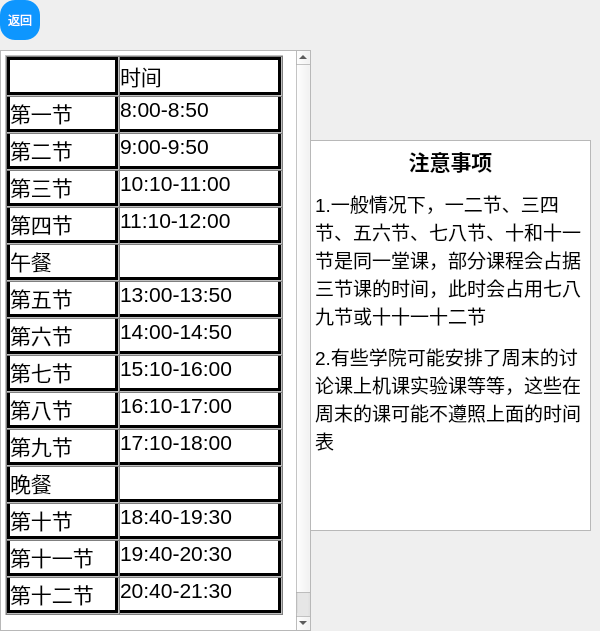
<?xml version="1.0" encoding="UTF-8"?>
<ui version="4.0">
 <class>timeDialog</class>
 <widget class="QDialog" name="timeDialog">
  <property name="geometry">
   <rect>
    <x>0</x>
    <y>0</y>
    <width>600</width>
    <height>631</height>
   </rect>
  </property>
  <property name="windowTitle">
   <string>Dialog</string>
  </property>
  <widget class="QPushButton" name="timepb1">
   <property name="geometry">
    <rect>
     <x>0</x>
     <y>0</y>
     <width>40</width>
     <height>40</height>
    </rect>
   </property>
   <property name="styleSheet">
    <string notr="true">QPushButton
{
    font-family:Microsoft Yahei;
    font:=20px;
    color:white;
    background-color:rgb(14 , 150 , 254);
    border-radius:15px;
    height:20px;
    width:20px;
}

QPushButton:hover
{
    background-color:rgb(44 , 137 , 255);
}

QPushButton:pressed
{
    background-color:rgb(14 , 150 , 254);
    padding-left:3px;
    padding-top:3px;
}</string>
   </property>
   <property name="text">
    <string>返回</string>
   </property>
  </widget>
  <widget class="QTextBrowser" name="textBrowser">
   <property name="geometry">
    <rect>
     <x>0</x>
     <y>50</y>
     <width>311</width>
     <height>581</height>
    </rect>
   </property>
   <property name="styleSheet">
    <string notr="true"/>
   </property>
   <property name="html">
    <string>&lt;!DOCTYPE HTML PUBLIC &quot;-//W3C//DTD HTML 4.0//EN&quot; &quot;http://www.w3.org/TR/REC-html40/strict.dtd&quot;&gt;
&lt;html&gt;&lt;head&gt;&lt;meta name=&quot;qrichtext&quot; content=&quot;1&quot; /&gt;&lt;meta charset=&quot;utf-8&quot; /&gt;&lt;style type=&quot;text/css&quot;&gt;
p, li { white-space: pre-wrap; }
hr { height: 1px; border-width: 0; }
li.unchecked::marker { content: &quot;\2610&quot;; }
li.checked::marker { content: &quot;\2612&quot;; }
&lt;/style&gt;&lt;/head&gt;&lt;body style=&quot; font-family:'Microsoft YaHei UI'; font-size:9pt; font-weight:400; font-style:normal;&quot;&gt;
&lt;table border=&quot;1&quot; style=&quot; margin-top:0px; margin-bottom:0px; margin-left:0px; margin-right:0px; border-collapse:collapse;&quot; cellspacing=&quot;0&quot; cellpadding=&quot;0&quot;&gt;
&lt;tr&gt;
&lt;td width=&quot;111&quot; style=&quot; vertical-align:top; padding-left:0; padding-right:0; padding-top:0; padding-bottom:0; border-top-color:#000000; border-right-color:#000000; border-bottom-color:#000000; border-left-color:#000000; border-top-style:solid; border-right-style:solid; border-bottom-style:solid; border-left-style:solid;&quot;&gt;
&lt;p style=&quot; margin-top:12px; margin-bottom:12px; margin-left:0px; margin-right:0px; -qt-block-indent:0; text-indent:0px;&quot;&gt;&lt;span style=&quot; font-size:16pt;&quot;&gt;  &lt;/span&gt;&lt;/p&gt;&lt;/td&gt;
&lt;td width=&quot;161&quot; style=&quot; vertical-align:top; padding-left:0; padding-right:0; padding-top:0; padding-bottom:0; border-top-color:#000000; border-right-color:#000000; border-bottom-color:#000000; border-left-color:#000000; border-top-style:solid; border-right-style:solid; border-bottom-style:solid;&quot;&gt;
&lt;p style=&quot; margin-top:12px; margin-bottom:12px; margin-left:0px; margin-right:0px; -qt-block-indent:0; text-indent:0px;&quot;&gt;&lt;span style=&quot; font-family:'宋体'; font-size:16pt;&quot;&gt;时间&lt;/span&gt;&lt;span style=&quot; font-size:16pt;&quot;&gt; &lt;/span&gt;&lt;/p&gt;&lt;/td&gt;&lt;/tr&gt;
&lt;tr&gt;
&lt;td style=&quot; vertical-align:top; padding-left:0; padding-right:0; padding-top:0; padding-bottom:0; border-top-color:#000000; border-right-color:#000000; border-bottom-color:#000000; border-left-color:#000000; border-right-style:solid; border-bottom-style:solid; border-left-style:solid;&quot;&gt;
&lt;p style=&quot; margin-top:12px; margin-bottom:12px; margin-left:0px; margin-right:0px; -qt-block-indent:0; text-indent:0px;&quot;&gt;&lt;span style=&quot; font-family:'宋体'; font-size:16pt;&quot;&gt;第一节&lt;/span&gt;&lt;span style=&quot; font-size:16pt;&quot;&gt; &lt;/span&gt;&lt;/p&gt;&lt;/td&gt;
&lt;td style=&quot; vertical-align:top; padding-left:0; padding-right:0; padding-top:0; padding-bottom:0; border-top-color:#000000; border-right-color:#000000; border-bottom-color:#000000; border-left-color:#000000; border-right-style:solid; border-bottom-style:solid;&quot;&gt;
&lt;p style=&quot; margin-top:12px; margin-bottom:12px; margin-left:0px; margin-right:0px; -qt-block-indent:0; text-indent:0px;&quot;&gt;&lt;span style=&quot; font-size:16pt;&quot;&gt;8:00-8:50 &lt;/span&gt;&lt;/p&gt;&lt;/td&gt;&lt;/tr&gt;
&lt;tr&gt;
&lt;td style=&quot; vertical-align:top; padding-left:0; padding-right:0; padding-top:0; padding-bottom:0; border-top-color:#000000; border-right-color:#000000; border-bottom-color:#000000; border-left-color:#000000; border-right-style:solid; border-bottom-style:solid; border-left-style:solid;&quot;&gt;
&lt;p style=&quot; margin-top:12px; margin-bottom:12px; margin-left:0px; margin-right:0px; -qt-block-indent:0; text-indent:0px;&quot;&gt;&lt;span style=&quot; font-family:'宋体'; font-size:16pt;&quot;&gt;第二节&lt;/span&gt;&lt;span style=&quot; font-size:16pt;&quot;&gt; &lt;/span&gt;&lt;/p&gt;&lt;/td&gt;
&lt;td style=&quot; vertical-align:top; padding-left:0; padding-right:0; padding-top:0; padding-bottom:0; border-top-color:#000000; border-right-color:#000000; border-bottom-color:#000000; border-left-color:#000000; border-right-style:solid; border-bottom-style:solid;&quot;&gt;
&lt;p style=&quot; margin-top:12px; margin-bottom:12px; margin-left:0px; margin-right:0px; -qt-block-indent:0; text-indent:0px;&quot;&gt;&lt;span style=&quot; font-size:16pt;&quot;&gt;9:00-9:50 &lt;/span&gt;&lt;/p&gt;&lt;/td&gt;&lt;/tr&gt;
&lt;tr&gt;
&lt;td style=&quot; vertical-align:top; padding-left:0; padding-right:0; padding-top:0; padding-bottom:0; border-top-color:#000000; border-right-color:#000000; border-bottom-color:#000000; border-left-color:#000000; border-right-style:solid; border-bottom-style:solid; border-left-style:solid;&quot;&gt;
&lt;p style=&quot; margin-top:12px; margin-bottom:12px; margin-left:0px; margin-right:0px; -qt-block-indent:0; text-indent:0px;&quot;&gt;&lt;span style=&quot; font-family:'宋体'; font-size:16pt;&quot;&gt;第三节&lt;/span&gt;&lt;span style=&quot; font-size:16pt;&quot;&gt; &lt;/span&gt;&lt;/p&gt;&lt;/td&gt;
&lt;td style=&quot; vertical-align:top; padding-left:0; padding-right:0; padding-top:0; padding-bottom:0; border-top-color:#000000; border-right-color:#000000; border-bottom-color:#000000; border-left-color:#000000; border-right-style:solid; border-bottom-style:solid;&quot;&gt;
&lt;p style=&quot; margin-top:12px; margin-bottom:12px; margin-left:0px; margin-right:0px; -qt-block-indent:0; text-indent:0px;&quot;&gt;&lt;span style=&quot; font-size:16pt;&quot;&gt;10:10-11:00 &lt;/span&gt;&lt;/p&gt;&lt;/td&gt;&lt;/tr&gt;
&lt;tr&gt;
&lt;td style=&quot; vertical-align:top; padding-left:0; padding-right:0; padding-top:0; padding-bottom:0; border-top-color:#000000; border-right-color:#000000; border-bottom-color:#000000; border-left-color:#000000; border-right-style:solid; border-bottom-style:solid; border-left-style:solid;&quot;&gt;
&lt;p style=&quot; margin-top:12px; margin-bottom:12px; margin-left:0px; margin-right:0px; -qt-block-indent:0; text-indent:0px;&quot;&gt;&lt;span style=&quot; font-family:'宋体'; font-size:16pt;&quot;&gt;第四节&lt;/span&gt;&lt;span style=&quot; font-size:16pt;&quot;&gt; &lt;/span&gt;&lt;/p&gt;&lt;/td&gt;
&lt;td style=&quot; vertical-align:top; padding-left:0; padding-right:0; padding-top:0; padding-bottom:0; border-top-color:#000000; border-right-color:#000000; border-bottom-color:#000000; border-left-color:#000000; border-right-style:solid; border-bottom-style:solid;&quot;&gt;
&lt;p style=&quot; margin-top:12px; margin-bottom:12px; margin-left:0px; margin-right:0px; -qt-block-indent:0; text-indent:0px;&quot;&gt;&lt;span style=&quot; font-size:16pt;&quot;&gt;11:10-12:00 &lt;/span&gt;&lt;/p&gt;&lt;/td&gt;&lt;/tr&gt;
&lt;tr&gt;
&lt;td style=&quot; vertical-align:top; padding-left:0; padding-right:0; padding-top:0; padding-bottom:0; border-top-color:#000000; border-right-color:#000000; border-bottom-color:#000000; border-left-color:#000000; border-right-style:solid; border-bottom-style:solid; border-left-style:solid;&quot;&gt;
&lt;p style=&quot; margin-top:12px; margin-bottom:12px; margin-left:0px; margin-right:0px; -qt-block-indent:0; text-indent:0px;&quot;&gt;&lt;span style=&quot; font-family:'宋体'; font-size:16pt;&quot;&gt;午餐&lt;/span&gt;&lt;span style=&quot; font-size:16pt;&quot;&gt; &lt;/span&gt;&lt;/p&gt;&lt;/td&gt;
&lt;td style=&quot; vertical-align:top; padding-left:0; padding-right:0; padding-top:0; padding-bottom:0; border-top-color:#000000; border-right-color:#000000; border-bottom-color:#000000; border-left-color:#000000; border-right-style:solid; border-bottom-style:solid;&quot;&gt;
&lt;p style=&quot; margin-top:12px; margin-bottom:12px; margin-left:0px; margin-right:0px; -qt-block-indent:0; text-indent:0px;&quot;&gt;&lt;span style=&quot; font-size:16pt;&quot;&gt;  &lt;/span&gt;&lt;/p&gt;&lt;/td&gt;&lt;/tr&gt;
&lt;tr&gt;
&lt;td style=&quot; vertical-align:top; padding-left:0; padding-right:0; padding-top:0; padding-bottom:0; border-top-color:#000000; border-right-color:#000000; border-bottom-color:#000000; border-left-color:#000000; border-right-style:solid; border-bottom-style:solid; border-left-style:solid;&quot;&gt;
&lt;p style=&quot; margin-top:12px; margin-bottom:12px; margin-left:0px; margin-right:0px; -qt-block-indent:0; text-indent:0px;&quot;&gt;&lt;span style=&quot; font-family:'宋体'; font-size:16pt;&quot;&gt;第五节&lt;/span&gt;&lt;span style=&quot; font-size:16pt;&quot;&gt; &lt;/span&gt;&lt;/p&gt;&lt;/td&gt;
&lt;td style=&quot; vertical-align:top; padding-left:0; padding-right:0; padding-top:0; padding-bottom:0; border-top-color:#000000; border-right-color:#000000; border-bottom-color:#000000; border-left-color:#000000; border-right-style:solid; border-bottom-style:solid;&quot;&gt;
&lt;p style=&quot; margin-top:12px; margin-bottom:12px; margin-left:0px; margin-right:0px; -qt-block-indent:0; text-indent:0px;&quot;&gt;&lt;span style=&quot; font-size:16pt;&quot;&gt;13:00-13:50 &lt;/span&gt;&lt;/p&gt;&lt;/td&gt;&lt;/tr&gt;
&lt;tr&gt;
&lt;td style=&quot; vertical-align:top; padding-left:0; padding-right:0; padding-top:0; padding-bottom:0; border-top-color:#000000; border-right-color:#000000; border-bottom-color:#000000; border-left-color:#000000; border-right-style:solid; border-bottom-style:solid; border-left-style:solid;&quot;&gt;
&lt;p style=&quot; margin-top:12px; margin-bottom:12px; margin-left:0px; margin-right:0px; -qt-block-indent:0; text-indent:0px;&quot;&gt;&lt;span style=&quot; font-family:'宋体'; font-size:16pt;&quot;&gt;第六节&lt;/span&gt;&lt;span style=&quot; font-size:16pt;&quot;&gt; &lt;/span&gt;&lt;/p&gt;&lt;/td&gt;
&lt;td style=&quot; vertical-align:top; padding-left:0; padding-right:0; padding-top:0; padding-bottom:0; border-top-color:#000000; border-right-color:#000000; border-bottom-color:#000000; border-left-color:#000000; border-right-style:solid; border-bottom-style:solid;&quot;&gt;
&lt;p style=&quot; margin-top:12px; margin-bottom:12px; margin-left:0px; margin-right:0px; -qt-block-indent:0; text-indent:0px;&quot;&gt;&lt;span style=&quot; font-size:16pt;&quot;&gt;14:00-14:50 &lt;/span&gt;&lt;/p&gt;&lt;/td&gt;&lt;/tr&gt;
&lt;tr&gt;
&lt;td style=&quot; vertical-align:top; padding-left:0; padding-right:0; padding-top:0; padding-bottom:0; border-top-color:#000000; border-right-color:#000000; border-bottom-color:#000000; border-left-color:#000000; border-right-style:solid; border-bottom-style:solid; border-left-style:solid;&quot;&gt;
&lt;p style=&quot; margin-top:12px; margin-bottom:12px; margin-left:0px; margin-right:0px; -qt-block-indent:0; text-indent:0px;&quot;&gt;&lt;span style=&quot; font-family:'宋体'; font-size:16pt;&quot;&gt;第七节&lt;/span&gt;&lt;span style=&quot; font-size:16pt;&quot;&gt; &lt;/span&gt;&lt;/p&gt;&lt;/td&gt;
&lt;td style=&quot; vertical-align:top; padding-left:0; padding-right:0; padding-top:0; padding-bottom:0; border-top-color:#000000; border-right-color:#000000; border-bottom-color:#000000; border-left-color:#000000; border-right-style:solid; border-bottom-style:solid;&quot;&gt;
&lt;p style=&quot; margin-top:12px; margin-bottom:12px; margin-left:0px; margin-right:0px; -qt-block-indent:0; text-indent:0px;&quot;&gt;&lt;span style=&quot; font-size:16pt;&quot;&gt;15:10-16:00 &lt;/span&gt;&lt;/p&gt;&lt;/td&gt;&lt;/tr&gt;
&lt;tr&gt;
&lt;td style=&quot; vertical-align:top; padding-left:0; padding-right:0; padding-top:0; padding-bottom:0; border-top-color:#000000; border-right-color:#000000; border-bottom-color:#000000; border-left-color:#000000; border-right-style:solid; border-bottom-style:solid; border-left-style:solid;&quot;&gt;
&lt;p style=&quot; margin-top:12px; margin-bottom:12px; margin-left:0px; margin-right:0px; -qt-block-indent:0; text-indent:0px;&quot;&gt;&lt;span style=&quot; font-family:'宋体'; font-size:16pt;&quot;&gt;第八节&lt;/span&gt;&lt;span style=&quot; font-size:16pt;&quot;&gt; &lt;/span&gt;&lt;/p&gt;&lt;/td&gt;
&lt;td style=&quot; vertical-align:top; padding-left:0; padding-right:0; padding-top:0; padding-bottom:0; border-top-color:#000000; border-right-color:#000000; border-bottom-color:#000000; border-left-color:#000000; border-right-style:solid; border-bottom-style:solid;&quot;&gt;
&lt;p style=&quot; margin-top:12px; margin-bottom:12px; margin-left:0px; margin-right:0px; -qt-block-indent:0; text-indent:0px;&quot;&gt;&lt;span style=&quot; font-size:16pt;&quot;&gt;16:10-17:00 &lt;/span&gt;&lt;/p&gt;&lt;/td&gt;&lt;/tr&gt;
&lt;tr&gt;
&lt;td style=&quot; vertical-align:top; padding-left:0; padding-right:0; padding-top:0; padding-bottom:0; border-top-color:#000000; border-right-color:#000000; border-bottom-color:#000000; border-left-color:#000000; border-right-style:solid; border-bottom-style:solid; border-left-style:solid;&quot;&gt;
&lt;p style=&quot; margin-top:12px; margin-bottom:12px; margin-left:0px; margin-right:0px; -qt-block-indent:0; text-indent:0px;&quot;&gt;&lt;span style=&quot; font-family:'宋体'; font-size:16pt;&quot;&gt;第九节&lt;/span&gt;&lt;span style=&quot; font-size:16pt;&quot;&gt; &lt;/span&gt;&lt;/p&gt;&lt;/td&gt;
&lt;td style=&quot; vertical-align:top; padding-left:0; padding-right:0; padding-top:0; padding-bottom:0; border-top-color:#000000; border-right-color:#000000; border-bottom-color:#000000; border-left-color:#000000; border-right-style:solid; border-bottom-style:solid;&quot;&gt;
&lt;p style=&quot; margin-top:12px; margin-bottom:12px; margin-left:0px; margin-right:0px; -qt-block-indent:0; text-indent:0px;&quot;&gt;&lt;span style=&quot; font-size:16pt;&quot;&gt;17:10-18:00 &lt;/span&gt;&lt;/p&gt;&lt;/td&gt;&lt;/tr&gt;
&lt;tr&gt;
&lt;td style=&quot; vertical-align:top; padding-left:0; padding-right:0; padding-top:0; padding-bottom:0; border-top-color:#000000; border-right-color:#000000; border-bottom-color:#000000; border-left-color:#000000; border-right-style:solid; border-bottom-style:solid; border-left-style:solid;&quot;&gt;
&lt;p style=&quot; margin-top:12px; margin-bottom:12px; margin-left:0px; margin-right:0px; -qt-block-indent:0; text-indent:0px;&quot;&gt;&lt;span style=&quot; font-family:'宋体'; font-size:16pt;&quot;&gt;晚餐&lt;/span&gt;&lt;span style=&quot; font-size:16pt;&quot;&gt; &lt;/span&gt;&lt;/p&gt;&lt;/td&gt;
&lt;td style=&quot; vertical-align:top; padding-left:0; padding-right:0; padding-top:0; padding-bottom:0; border-top-color:#000000; border-right-color:#000000; border-bottom-color:#000000; border-left-color:#000000; border-right-style:solid; border-bottom-style:solid;&quot;&gt;
&lt;p style=&quot; margin-top:12px; margin-bottom:12px; margin-left:0px; margin-right:0px; -qt-block-indent:0; text-indent:0px;&quot;&gt;&lt;span style=&quot; font-size:16pt;&quot;&gt;  &lt;/span&gt;&lt;/p&gt;&lt;/td&gt;&lt;/tr&gt;
&lt;tr&gt;
&lt;td style=&quot; vertical-align:top; padding-left:0; padding-right:0; padding-top:0; padding-bottom:0; border-top-color:#000000; border-right-color:#000000; border-bottom-color:#000000; border-left-color:#000000; border-right-style:solid; border-bottom-style:solid; border-left-style:solid;&quot;&gt;
&lt;p style=&quot; margin-top:12px; margin-bottom:12px; margin-left:0px; margin-right:0px; -qt-block-indent:0; text-indent:0px;&quot;&gt;&lt;span style=&quot; font-family:'宋体'; font-size:16pt;&quot;&gt;第十节&lt;/span&gt;&lt;span style=&quot; font-size:16pt;&quot;&gt; &lt;/span&gt;&lt;/p&gt;&lt;/td&gt;
&lt;td style=&quot; vertical-align:top; padding-left:0; padding-right:0; padding-top:0; padding-bottom:0; border-top-color:#000000; border-right-color:#000000; border-bottom-color:#000000; border-left-color:#000000; border-right-style:solid; border-bottom-style:solid;&quot;&gt;
&lt;p style=&quot; margin-top:12px; margin-bottom:12px; margin-left:0px; margin-right:0px; -qt-block-indent:0; text-indent:0px;&quot;&gt;&lt;span style=&quot; font-size:16pt;&quot;&gt;18:40-19:30 &lt;/span&gt;&lt;/p&gt;&lt;/td&gt;&lt;/tr&gt;
&lt;tr&gt;
&lt;td style=&quot; vertical-align:top; padding-left:0; padding-right:0; padding-top:0; padding-bottom:0; border-top-color:#000000; border-right-color:#000000; border-bottom-color:#000000; border-left-color:#000000; border-right-style:solid; border-bottom-style:solid; border-left-style:solid;&quot;&gt;
&lt;p style=&quot; margin-top:12px; margin-bottom:12px; margin-left:0px; margin-right:0px; -qt-block-indent:0; text-indent:0px;&quot;&gt;&lt;span style=&quot; font-family:'宋体'; font-size:16pt;&quot;&gt;第十一节&lt;/span&gt;&lt;span style=&quot; font-size:16pt;&quot;&gt; &lt;/span&gt;&lt;/p&gt;&lt;/td&gt;
&lt;td style=&quot; vertical-align:top; padding-left:0; padding-right:0; padding-top:0; padding-bottom:0; border-top-color:#000000; border-right-color:#000000; border-bottom-color:#000000; border-left-color:#000000; border-right-style:solid; border-bottom-style:solid;&quot;&gt;
&lt;p style=&quot; margin-top:12px; margin-bottom:12px; margin-left:0px; margin-right:0px; -qt-block-indent:0; text-indent:0px;&quot;&gt;&lt;span style=&quot; font-size:16pt;&quot;&gt;19:40-20:30 &lt;/span&gt;&lt;/p&gt;&lt;/td&gt;&lt;/tr&gt;
&lt;tr&gt;
&lt;td style=&quot; vertical-align:top; padding-left:0; padding-right:0; padding-top:0; padding-bottom:0; border-top-color:#000000; border-right-color:#000000; border-bottom-color:#000000; border-left-color:#000000; border-right-style:solid; border-bottom-style:solid; border-left-style:solid;&quot;&gt;
&lt;p style=&quot; margin-top:12px; margin-bottom:12px; margin-left:0px; margin-right:0px; -qt-block-indent:0; text-indent:0px;&quot;&gt;&lt;span style=&quot; font-family:'宋体'; font-size:16pt;&quot;&gt;第十二节&lt;/span&gt;&lt;span style=&quot; font-size:16pt;&quot;&gt; &lt;/span&gt;&lt;/p&gt;&lt;/td&gt;
&lt;td style=&quot; vertical-align:top; padding-left:0; padding-right:0; padding-top:0; padding-bottom:0; border-top-color:#000000; border-right-color:#000000; border-bottom-color:#000000; border-left-color:#000000; border-right-style:solid; border-bottom-style:solid;&quot;&gt;
&lt;p style=&quot; margin-top:12px; margin-bottom:12px; margin-left:0px; margin-right:0px; -qt-block-indent:0; text-indent:0px;&quot;&gt;&lt;span style=&quot; font-size:16pt;&quot;&gt;20:40-21:30 &lt;/span&gt;&lt;/p&gt;&lt;/td&gt;&lt;/tr&gt;&lt;/table&gt;
&lt;p style=&quot;-qt-paragraph-type:empty; margin-top:12px; margin-bottom:12px; margin-left:0px; margin-right:0px; -qt-block-indent:0; text-indent:0px; font-size:16pt;&quot;&gt;&lt;br /&gt;&lt;/p&gt;&lt;/body&gt;&lt;/html&gt;</string>
   </property>
  </widget>
  <widget class="QTextBrowser" name="textBrowser_2">
   <property name="geometry">
    <rect>
     <x>310</x>
     <y>140</y>
     <width>281</width>
     <height>391</height>
    </rect>
   </property>
   <property name="html">
    <string>&lt;!DOCTYPE HTML PUBLIC &quot;-//W3C//DTD HTML 4.0//EN&quot; &quot;http://www.w3.org/TR/REC-html40/strict.dtd&quot;&gt;
&lt;html&gt;&lt;head&gt;&lt;meta name=&quot;qrichtext&quot; content=&quot;1&quot; /&gt;&lt;meta charset=&quot;utf-8&quot; /&gt;&lt;style type=&quot;text/css&quot;&gt;
p, li { white-space: pre-wrap; }
hr { height: 1px; border-width: 0; }
li.unchecked::marker { content: &quot;\2610&quot;; }
li.checked::marker { content: &quot;\2612&quot;; }
&lt;/style&gt;&lt;/head&gt;&lt;body style=&quot; font-family:'Microsoft YaHei UI'; font-size:9pt; font-weight:400; font-style:normal;&quot;&gt;
&lt;p align=&quot;center&quot; style=&quot; margin-top:12px; margin-bottom:12px; margin-left:0px; margin-right:0px; -qt-block-indent:0; text-indent:0px;&quot;&gt;&lt;span style=&quot; font-size:16pt; font-weight:700;&quot;&gt;注意事项&lt;/span&gt;&lt;/p&gt;
&lt;p style=&quot; margin-top:12px; margin-bottom:12px; margin-left:0px; margin-right:0px; -qt-block-indent:0; text-indent:0px;&quot;&gt;&lt;span style=&quot; font-family:'宋体'; font-size:14pt;&quot;&gt;1.一般情况下，一二节、三四节、五六节、七八节、十和十一节是同一堂课，部分课程会占据三节课的时间，此时会占用七八九节或十十一十二节&lt;/span&gt;&lt;span style=&quot; font-size:14pt;&quot;&gt; &lt;/span&gt;&lt;/p&gt;
&lt;p style=&quot; margin-top:12px; margin-bottom:12px; margin-left:0px; margin-right:0px; -qt-block-indent:0; text-indent:0px;&quot;&gt;&lt;span style=&quot; font-size:14pt;&quot;&gt;2.&lt;/span&gt;&lt;span style=&quot; font-family:'宋体'; font-size:14pt;&quot;&gt;有些学院可能安排了周末的讨论课上机课实验课等等，这些在周末的课可能不遵照上面的时间表&lt;/span&gt;&lt;span style=&quot; font-size:14pt;&quot;&gt; &lt;/span&gt;&lt;/p&gt;
&lt;p style=&quot; margin-top:12px; margin-bottom:12px; margin-left:0px; margin-right:0px; -qt-block-indent:0; text-indent:0px;&quot;&gt;  &lt;/p&gt;&lt;/body&gt;&lt;/html&gt;</string>
   </property>
  </widget>
 </widget>
 <resources/>
 <connections/>
</ui>
